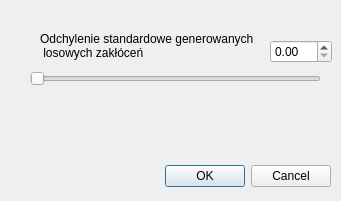
<?xml version="1.0" encoding="UTF-8"?>
<ui version="4.0">
 <class>DialogARXnoise</class>
 <widget class="QDialog" name="DialogARXnoise">
  <property name="geometry">
   <rect>
    <x>0</x>
    <y>0</y>
    <width>341</width>
    <height>201</height>
   </rect>
  </property>
  <property name="sizePolicy">
   <sizepolicy hsizetype="Fixed" vsizetype="Fixed">
    <horstretch>0</horstretch>
    <verstretch>0</verstretch>
   </sizepolicy>
  </property>
  <property name="windowTitle">
   <string>Dialog</string>
  </property>
  <widget class="QDialogButtonBox" name="buttonBox">
   <property name="geometry">
    <rect>
     <x>10</x>
     <y>160</y>
     <width>321</width>
     <height>32</height>
    </rect>
   </property>
   <property name="orientation">
    <enum>Qt::Orientation::Horizontal</enum>
   </property>
   <property name="standardButtons">
    <set>QDialogButtonBox::StandardButton::Cancel|QDialogButtonBox::StandardButton::Ok</set>
   </property>
  </widget>
  <widget class="QDoubleSpinBox" name="doubleSpinBox">
   <property name="geometry">
    <rect>
     <x>270</x>
     <y>40</y>
     <width>62</width>
     <height>23</height>
    </rect>
   </property>
  </widget>
  <widget class="QSlider" name="horizontalSlider">
   <property name="geometry">
    <rect>
     <x>30</x>
     <y>70</y>
     <width>291</width>
     <height>18</height>
    </rect>
   </property>
   <property name="orientation">
    <enum>Qt::Orientation::Horizontal</enum>
   </property>
  </widget>
  <widget class="QLabel" name="label">
   <property name="geometry">
    <rect>
     <x>40</x>
     <y>20</y>
     <width>251</width>
     <height>51</height>
    </rect>
   </property>
   <property name="text">
    <string>Odchylenie standardowe generowanych
 losowych zakłóceń</string>
   </property>
  </widget>
 </widget>
 <resources/>
 <connections>
  <connection>
   <sender>buttonBox</sender>
   <signal>accepted()</signal>
   <receiver>DialogARXnoise</receiver>
   <slot>accept()</slot>
   <hints>
    <hint type="sourcelabel">
     <x>248</x>
     <y>254</y>
    </hint>
    <hint type="destinationlabel">
     <x>157</x>
     <y>274</y>
    </hint>
   </hints>
  </connection>
  <connection>
   <sender>buttonBox</sender>
   <signal>rejected()</signal>
   <receiver>DialogARXnoise</receiver>
   <slot>reject()</slot>
   <hints>
    <hint type="sourcelabel">
     <x>316</x>
     <y>260</y>
    </hint>
    <hint type="destinationlabel">
     <x>286</x>
     <y>274</y>
    </hint>
   </hints>
  </connection>
 </connections>
</ui>
